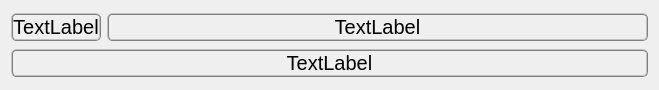
<?xml version="1.0" encoding="UTF-8"?>
<ui version="4.0">
 <class>Form</class>
 <widget class="QWidget" name="Form">
  <property name="geometry">
   <rect>
    <x>0</x>
    <y>0</y>
    <width>659</width>
    <height>90</height>
   </rect>
  </property>
  <property name="sizePolicy">
   <sizepolicy hsizetype="Expanding" vsizetype="Fixed">
    <horstretch>0</horstretch>
    <verstretch>0</verstretch>
   </sizepolicy>
  </property>
  <property name="windowTitle">
   <string>Form</string>
  </property>
  <property name="styleSheet">
   <string notr="true"/>
  </property>
  <layout class="QGridLayout" name="gridLayout">
   <item row="0" column="0">
    <widget class="QLabel" name="id">
     <property name="sizePolicy">
      <sizepolicy hsizetype="Preferred" vsizetype="Fixed">
       <horstretch>0</horstretch>
       <verstretch>0</verstretch>
      </sizepolicy>
     </property>
     <property name="styleSheet">
      <string notr="true">border-style: ridge;
border-width: 2px;
border-color: gray;
border-radius: 5px;
font-size: 20px</string>
     </property>
     <property name="text">
      <string>TextLabel</string>
     </property>
     <property name="alignment">
      <set>Qt::AlignCenter</set>
     </property>
    </widget>
   </item>
   <item row="1" column="0" colspan="2">
    <widget class="QLabel" name="theme">
     <property name="sizePolicy">
      <sizepolicy hsizetype="Preferred" vsizetype="Fixed">
       <horstretch>0</horstretch>
       <verstretch>0</verstretch>
      </sizepolicy>
     </property>
     <property name="styleSheet">
      <string notr="true">font-size: 20px;
border-style: ridge;
border-width: 2px;
border-color: gray;
border-radius: 5px;
</string>
     </property>
     <property name="text">
      <string>TextLabel</string>
     </property>
     <property name="alignment">
      <set>Qt::AlignCenter</set>
     </property>
    </widget>
   </item>
   <item row="0" column="1">
    <widget class="QLabel" name="company">
     <property name="sizePolicy">
      <sizepolicy hsizetype="Preferred" vsizetype="Fixed">
       <horstretch>1</horstretch>
       <verstretch>0</verstretch>
      </sizepolicy>
     </property>
     <property name="styleSheet">
      <string notr="true">border-style: ridge;
border-width: 2px;
border-color: gray;
border-radius: 5px;
font-size: 20px</string>
     </property>
     <property name="text">
      <string>TextLabel</string>
     </property>
     <property name="alignment">
      <set>Qt::AlignCenter</set>
     </property>
    </widget>
   </item>
  </layout>
 </widget>
 <resources/>
 <connections/>
</ui>
